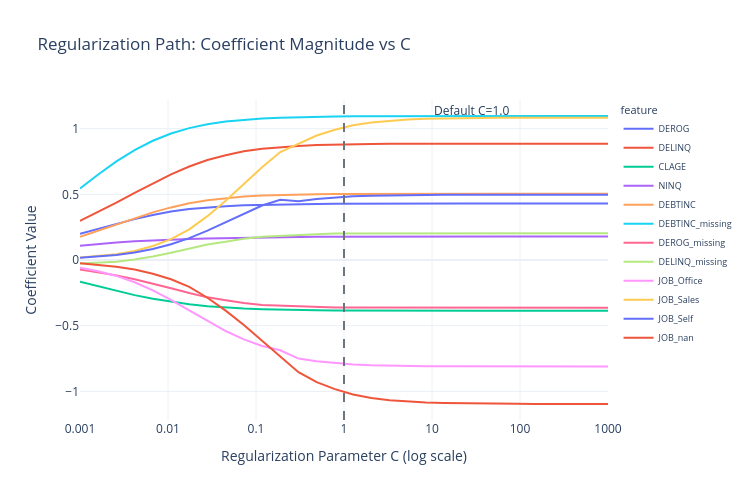

The code cell stored with this chart in its notebook:
### Markdown cell above
---
## 6. Regularization Path

How do coefficients change as we vary the regularization strength $C$?

### Code cell
# Sweep C values
C_values = np.logspace(-3, 3, 30)
coef_paths = []

for c_val in C_values:
    lr_temp = Pipeline([
        ("prep", prep_linear),
        ("clf", LogisticRegression(
            class_weight="balanced", max_iter=2000,
            random_state=RANDOM_STATE, solver="lbfgs", C=c_val
        )),
    ])
    lr_temp.fit(X_train, y_train)
    for j, fname in enumerate(all_feature_names):
        coef_paths.append({
            "C": c_val,
            "feature": fname,
            "coefficient": lr_temp.named_steps["clf"].coef_[0][j],
        })

df_paths = pd.DataFrame(coef_paths)

# Plot top 8 features by final coefficient magnitude
top_features = coef_df.tail(8)["feature"].tolist() + coef_df.head(4)["feature"].tolist()
df_paths_top = df_paths[df_paths["feature"].isin(top_features)]

fig_reg = px.line(
    df_paths_top, x="C", y="coefficient", color="feature",
    log_x=True,
    title="Regularization Path: Coefficient Magnitude vs C",
    labels={"C": "Regularization Parameter C (log scale)", "coefficient": "Coefficient Value"},
    height=500, width=750,
)
fig_reg.add_vline(x=1.0, line_dash="dash", line_color=COLORS["gray"],
                  annotation_text="Default C=1.0")
fig_reg.update_layout(legend=dict(font_size=9))
fig_reg.show()
save_chart(fig_reg, MODEL_SLUG, "regularization_path")

### Figure 1 — Plotly figure (JSON) as saved in the notebook; plotly's stock layout.template omitted (floating-point values rounded to 4 significant figures)
{"data": [{"hovertemplate": "feature=DEROG<br>Regularization Parameter C (log scale)=%{x}<br>Coefficient Value=%{y}<extra></extra>", "legendgroup": "DEROG", "line": {"color": "#636efa", "dash": "solid"}, "marker": {"symbol": "circle"}, "mode": "lines", "name": "DEROG", "orientation": "v", "showlegend": true, "type": "scatter", "x": [0.001, 0.00161, 0.002593, 0.004175, 0.006723, 0.01083, 0.01743, 0.02807, 0.0452, 0.07279, 0.1172, 0.1887, 0.3039, 0.4894, 0.788, 1.269, 2.043, 3.29, 5.298, 8.532, 13.74, 22.12, 35.62, 57.36, 92.37, 148.7, 239.5, 385.7, 621.0, 1000.0], "xaxis": "x", "y": [0.1999, 0.2374, 0.2753, 0.3112, 0.3431, 0.3687, 0.3875, 0.4008, 0.4103, 0.4162, 0.42, 0.4234, 0.4257, 0.4268, 0.4275, 0.4285, 0.429, 0.4293, 0.4295, 0.4296, 0.4296, 0.4297, 0.4297, 0.4297, 0.4297, 0.4297, 0.4298, 0.4298, 0.4298, 0.4298], "yaxis": "y"}, {"hovertemplate": "feature=DELINQ<br>Regularization Parameter C (log scale)=%{x}<br>Coefficient Value=%{y}<extra></extra>", "legendgroup": "DELINQ", "line": {"color": "#EF553B", "dash": "solid"}, "marker": {"symbol": "circle"}, "mode": "lines", "name": "DELINQ", "orientation": "v", "showlegend": true, "type": "scatter", "x": [0.001, 0.00161, 0.002593, 0.004175, 0.006723, 0.01083, 0.01743, 0.02807, 0.0452, 0.07279, 0.1172, 0.1887, 0.3039, 0.4894, 0.788, 1.269, 2.043, 3.29, 5.298, 8.532, 13.74, 22.12, 35.62, 57.36, 92.37, 148.7, 239.5, 385.7, 621.0, 1000.0], "xaxis": "x", "y": [0.298, 0.3645, 0.4362, 0.5105, 0.5835, 0.652, 0.7116, 0.7611, 0.7978, 0.8272, 0.847, 0.86, 0.8684, 0.8751, 0.8796, 0.8817, 0.8831, 0.8841, 0.8847, 0.8851, 0.8854, 0.8855, 0.8856, 0.8857, 0.8857, 0.8857, 0.8857, 0.8857, 0.8858, 0.8858], "yaxis": "y"}, {"hovertemplate": "feature=CLAGE<br>Regularization Parameter C (log scale)=%{x}<br>Coefficient Value=%{y}<extra></extra>", "legendgroup": "CLAGE", "line": {"color": "#00cc96", "dash": "solid"}, "marker": {"symbol": "circle"}, "mode": "lines", "name": "CLAGE", "orientation": "v", "showlegend": true, "type": "scatter", "x": [0.001, 0.00161, 0.002593, 0.004175, 0.006723, 0.01083, 0.01743, 0.02807, 0.0452, 0.07279, 0.1172, 0.1887, 0.3039, 0.4894, 0.788, 1.269, 2.043, 3.29, 5.298, 8.532, 13.74, 22.12, 35.62, 57.36, 92.37, 148.7, 239.5, 385.7, 621.0, 1000.0], "xaxis": "x", "y": [-0.1655, -0.2003, -0.2347, -0.267, -0.2955, -0.3189, -0.3373, -0.3509, -0.3609, -0.3681, -0.3737, -0.378, -0.3805, -0.3823, -0.384, -0.3849, -0.3853, -0.3856, -0.3859, -0.386, -0.3861, -0.3862, -0.3862, -0.3863, -0.3863, -0.3863, -0.3863, -0.3863, -0.3863, -0.3863], "yaxis": "y"}, {"hovertemplate": "feature=NINQ<br>Regularization Parameter C (log scale)=%{x}<br>Coefficient Value=%{y}<extra></extra>", "legendgroup": "NINQ", "line": {"color": "#ab63fa", "dash": "solid"}, "marker": {"symbol": "circle"}, "mode": "lines", "name": "NINQ", "orientation": "v", "showlegend": true, "type": "scatter", "x": [0.001, 0.00161, 0.002593, 0.004175, 0.006723, 0.01083, 0.01743, 0.02807, 0.0452, 0.07279, 0.1172, 0.1887, 0.3039, 0.4894, 0.788, 1.269, 2.043, 3.29, 5.298, 8.532, 13.74, 22.12, 35.62, 57.36, 92.37, 148.7, 239.5, 385.7, 621.0, 1000.0], "xaxis": "x", "y": [0.1088, 0.1221, 0.1331, 0.1421, 0.1493, 0.155, 0.1597, 0.1636, 0.1668, 0.1697, 0.1722, 0.1746, 0.1756, 0.1764, 0.1772, 0.1781, 0.1783, 0.1785, 0.1786, 0.1786, 0.1787, 0.1787, 0.1787, 0.1787, 0.1787, 0.1787, 0.1787, 0.1787, 0.1787, 0.1787], "yaxis": "y"}, {"hovertemplate": "feature=DEBTINC<br>Regularization Parameter C (log scale)=%{x}<br>Coefficient Value=%{y}<extra></extra>", "legendgroup": "DEBTINC", "line": {"color": "#FFA15A", "dash": "solid"}, "marker": {"symbol": "circle"}, "mode": "lines", "name": "DEBTINC", "orientation": "v", "showlegend": true, "type": "scatter", "x": [0.001, 0.00161, 0.002593, 0.004175, 0.006723, 0.01083, 0.01743, 0.02807, 0.0452, 0.07279, 0.1172, 0.1887, 0.3039, 0.4894, 0.788, 1.269, 2.043, 3.29, 5.298, 8.532, 13.74, 22.12, 35.62, 57.36, 92.37, 148.7, 239.5, 385.7, 621.0, 1000.0], "xaxis": "x", "y": [0.1765, 0.2228, 0.2712, 0.3187, 0.3627, 0.4006, 0.4317, 0.4556, 0.472, 0.4842, 0.4916, 0.4963, 0.4997, 0.5011, 0.5024, 0.5032, 0.5036, 0.5038, 0.504, 0.5041, 0.5041, 0.5042, 0.5042, 0.5042, 0.5042, 0.5042, 0.5042, 0.5043, 0.5043, 0.5043], "yaxis": "y"}, {"hovertemplate": "feature=DEBTINC_missing<br>Regularization Parameter C (log scale)=%{x}<br>Coefficient Value=%{y}<extra></extra>", "legendgroup": "DEBTINC_missing", "line": {"color": "#19d3f3", "dash": "solid"}, "marker": {"symbol": "circle"}, "mode": "lines", "name": "DEBTINC_missing", "orientation": "v", "showlegend": true, "type": "scatter", "x": [0.001, 0.00161, 0.002593, 0.004175, 0.006723, 0.01083, 0.01743, 0.02807, 0.0452, 0.07279, 0.1172, 0.1887, 0.3039, 0.4894, 0.788, 1.269, 2.043, 3.29, 5.298, 8.532, 13.74, 22.12, 35.62, 57.36, 92.37, 148.7, 239.5, 385.7, 621.0, 1000.0], "xaxis": "x", "y": [0.5442, 0.6512, 0.7504, 0.8367, 0.908, 0.9632, 1.004, 1.034, 1.054, 1.068, 1.077, 1.083, 1.088, 1.091, 1.093, 1.094, 1.095, 1.095, 1.096, 1.096, 1.096, 1.096, 1.096, 1.096, 1.096, 1.096, 1.096, 1.096, 1.096, 1.096], "yaxis": "y"}, {"hovertemplate": "feature=DEROG_missing<br>Regularization Parameter C (log scale)=%{x}<br>Coefficient Value=%{y}<extra></extra>", "legendgroup": "DEROG_missing", "line": {"color": "#FF6692", "dash": "solid"}, "marker": {"symbol": "circle"}, "mode": "lines", "name": "DEROG_missing", "orientation": "v", "showlegend": true, "type": "scatter", "x": [0.001, 0.00161, 0.002593, 0.004175, 0.006723, 0.01083, 0.01743, 0.02807, 0.0452, 0.07279, 0.1172, 0.1887, 0.3039, 0.4894, 0.788, 1.269, 2.043, 3.29, 5.298, 8.532, 13.74, 22.12, 35.62, 57.36, 92.37, 148.7, 239.5, 385.7, 621.0, 1000.0], "xaxis": "x", "y": [-0.07235, -0.09245, -0.1169, -0.1459, -0.179, -0.2151, -0.2513, -0.2842, -0.3062, -0.3273, -0.3414, -0.3475, -0.3525, -0.3574, -0.3616, -0.3611, -0.3612, -0.3617, -0.3621, -0.3623, -0.3625, -0.3626, -0.3626, -0.3627, -0.3627, -0.3627, -0.3627, -0.3627, -0.3627, -0.3627], "yaxis": "y"}, {"hovertemplate": "feature=DELINQ_missing<br>Regularization Parameter C (log scale)=%{x}<br>Coefficient Value=%{y}<extra></extra>", "legendgroup": "DELINQ_missing", "line": {"color": "#B6E880", "dash": "solid"}, "marker": {"symbol": "circle"}, "mode": "lines", "name": "DELINQ_missing", "orientation": "v", "showlegend": true, "type": "scatter", "x": [0.001, 0.00161, 0.002593, 0.004175, 0.006723, 0.01083, 0.01743, 0.02807, 0.0452, 0.07279, 0.1172, 0.1887, 0.3039, 0.4894, 0.788, 1.269, 2.043, 3.29, 5.298, 8.532, 13.74, 22.12, 35.62, 57.36, 92.37, 148.7, 239.5, 385.7, 621.0, 1000.0], "xaxis": "x", "y": [-0.02638, -0.0222, -0.01255, 0.003912, 0.02712, 0.05602, 0.08792, 0.1183, 0.1394, 0.1612, 0.1764, 0.1844, 0.1908, 0.1967, 0.2014, 0.2019, 0.2024, 0.2032, 0.2037, 0.204, 0.2041, 0.2043, 0.2043, 0.2044, 0.2044, 0.2044, 0.2044, 0.2044, 0.2044, 0.2045], "yaxis": "y"}, {"hovertemplate": "feature=JOB_Office<br>Regularization Parameter C (log scale)=%{x}<br>Coefficient Value=%{y}<extra></extra>", "legendgroup": "JOB_Office", "line": {"color": "#FF97FF", "dash": "solid"}, "marker": {"symbol": "circle"}, "mode": "lines", "name": "JOB_Office", "orientation": "v", "showlegend": true, "type": "scatter", "x": [0.001, 0.00161, 0.002593, 0.004175, 0.006723, 0.01083, 0.01743, 0.02807, 0.0452, 0.07279, 0.1172, 0.1887, 0.3039, 0.4894, 0.788, 1.269, 2.043, 3.29, 5.298, 8.532, 13.74, 22.12, 35.62, 57.36, 92.37, 148.7, 239.5, 385.7, 621.0, 1000.0], "xaxis": "x", "y": [-0.0585, -0.0848, -0.121, -0.1694, -0.2306, -0.303, -0.3835, -0.4631, -0.5404, -0.6044, -0.6545, -0.6868, -0.7498, -0.7706, -0.7836, -0.7947, -0.8007, -0.8042, -0.8065, -0.8079, -0.8087, -0.8093, -0.8096, -0.8098, -0.81, -0.81, -0.8101, -0.8101, -0.8101, -0.8101], "yaxis": "y"}, {"hovertemplate": "feature=JOB_Sales<br>Regularization Parameter C (log scale)=%{x}<br>Coefficient Value=%{y}<extra></extra>", "legendgroup": "JOB_Sales", "line": {"color": "#FECB52", "dash": "solid"}, "marker": {"symbol": "circle"}, "mode": "lines", "name": "JOB_Sales", "orientation": "v", "showlegend": true, "type": "scatter", "x": [0.001, 0.00161, 0.002593, 0.004175, 0.006723, 0.01083, 0.01743, 0.02807, 0.0452, 0.07279, 0.1172, 0.1887, 0.3039, 0.4894, 0.788, 1.269, 2.043, 3.29, 5.298, 8.532, 13.74, 22.12, 35.62, 57.36, 92.37, 148.7, 239.5, 385.7, 621.0, 1000.0], "xaxis": "x", "y": [0.01867, 0.02887, 0.04456, 0.06898, 0.1065, 0.1595, 0.2336, 0.3337, 0.4508, 0.5785, 0.7063, 0.8217, 0.8837, 0.9476, 0.9922, 1.026, 1.047, 1.06, 1.069, 1.074, 1.078, 1.08, 1.081, 1.082, 1.083, 1.083, 1.083, 1.083, 1.083, 1.083], "yaxis": "y"}, {"hovertemplate": "feature=JOB_Self<br>Regularization Parameter C (log scale)=%{x}<br>Coefficient Value=%{y}<extra></extra>", "legendgroup": "JOB_Self", "line": {"color": "#636efa", "dash": "solid"}, "marker": {"symbol": "circle"}, "mode": "lines", "name": "JOB_Self", "orientation": "v", "showlegend": true, "type": "scatter", "x": [0.001, 0.00161, 0.002593, 0.004175, 0.006723, 0.01083, 0.01743, 0.02807, 0.0452, 0.07279, 0.1172, 0.1887, 0.3039, 0.4894, 0.788, 1.269, 2.043, 3.29, 5.298, 8.532, 13.74, 22.12, 35.62, 57.36, 92.37, 148.7, 239.5, 385.7, 621.0, 1000.0], "xaxis": "x", "y": [0.01728, 0.02595, 0.03859, 0.05718, 0.08414, 0.1201, 0.167, 0.2232, 0.2859, 0.3539, 0.4151, 0.4588, 0.4479, 0.4638, 0.475, 0.4857, 0.4896, 0.4924, 0.4942, 0.4953, 0.496, 0.4965, 0.4967, 0.4969, 0.497, 0.4971, 0.4971, 0.4971, 0.4971, 0.4972], "yaxis": "y"}, {"hovertemplate": "feature=JOB_nan<br>Regularization Parameter C (log scale)=%{x}<br>Coefficient Value=%{y}<extra></extra>", "legendgroup": "JOB_nan", "line": {"color": "#EF553B", "dash": "solid"}, "marker": {"symbol": "circle"}, "mode": "lines", "name": "JOB_nan", "orientation": "v", "showlegend": true, "type": "scatter", "x": [0.001, 0.00161, 0.002593, 0.004175, 0.006723, 0.01083, 0.01743, 0.02807, 0.0452, 0.07279, 0.1172, 0.1887, 0.3039, 0.4894, 0.788, 1.269, 2.043, 3.29, 5.298, 8.532, 13.74, 22.12, 35.62, 57.36, 92.37, 148.7, 239.5, 385.7, 621.0, 1000.0], "xaxis": "x", "y": [-0.02514, -0.03575, -0.05072, -0.07237, -0.1038, -0.1463, -0.2047, -0.2869, -0.3849, -0.494, -0.6131, -0.7293, -0.8539, -0.93, -0.9824, -1.024, -1.05, -1.067, -1.078, -1.085, -1.089, -1.092, -1.093, -1.094, -1.095, -1.095, -1.096, -1.096, -1.096, -1.096], "yaxis": "y"}], "layout": {"annotations": [{"showarrow": false, "text": "Default C=1.0", "x": 1, "xanchor": "left", "xref": "x", "y": 1, "yanchor": "top", "yref": "y domain"}], "height": 500, "legend": {"font": {"size": 9}, "title": {"text": "feature"}, "tracegroupgap": 0}, "shapes": [{"line": {"color": "#6c757d", "dash": "dash"}, "type": "line", "x0": 1, "x1": 1, "xref": "x", "y0": 0, "y1": 1, "yref": "y domain"}], "title": {"text": "Regularization Path: Coefficient Magnitude vs C"}, "width": 750, "xaxis": {"anchor": "y", "domain": [0, 1], "title": {"text": "Regularization Parameter C (log scale)"}, "type": "log"}, "yaxis": {"anchor": "x", "domain": [0, 1], "title": {"text": "Coefficient Value"}}}}
